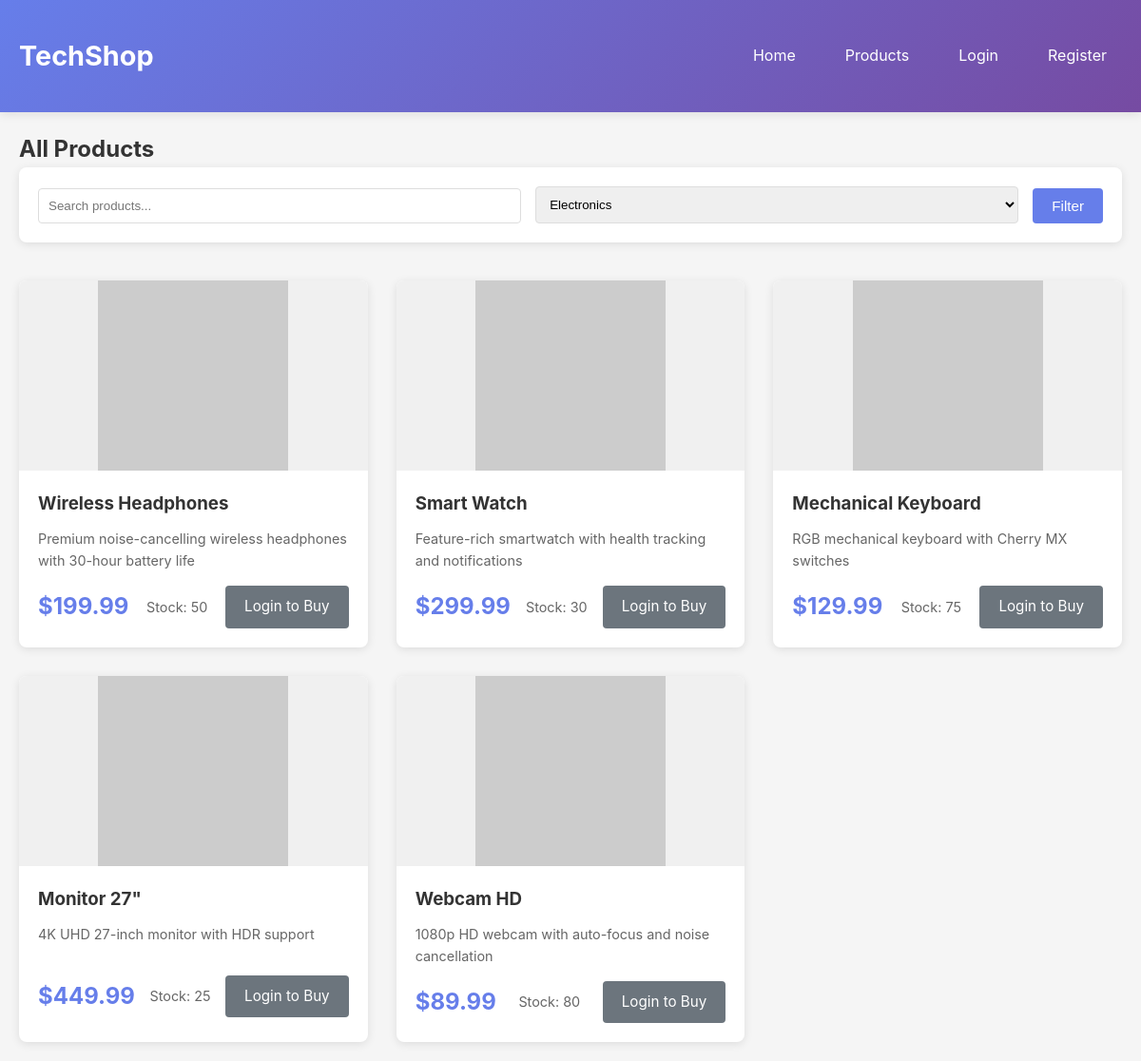
The page /products.php?category=Electronics on the database its author committed.
### tables this page shows
CREATE TABLE products (
    id INT AUTO_INCREMENT PRIMARY KEY,
    name VARCHAR(200) NOT NULL,
    description TEXT,
    price DECIMAL(10,2) NOT NULL,
    stock INT DEFAULT 0,
    image_url VARCHAR(255),
    category VARCHAR(50),
    created_at TIMESTAMP DEFAULT CURRENT_TIMESTAMP
);

### src/config.php (called while the page is built, shortened)
<?php
function getDB() {
    static $conn = null;
    if ($conn === null) {
        $conn = new mysqli(DB_HOST, DB_USER, DB_PASS, DB_NAME);
    }
    return $conn;
}
function isLoggedIn() {
    return isset($_SESSION['user_id']);
}
function getCurrentUser() {
    if (!isLoggedIn()) {
        return null;
    }
    $db = getDB();
    $stmt = $db->prepare("SELECT id, username, email, balance, role FROM users WHERE id = ?");
    $stmt->bind_param("i", $_SESSION['user_id']);
    $stmt->execute();
    $result = $stmt->get_result();
    return $result->fetch_assoc();
}
function h($string) {
    return htmlspecialchars($string, ENT_QUOTES, 'UTF-8');
}
?>

### src/products.php (the view, shortened to what this page needs)
<?php
require_once 'config.php';
$db = getDB();
$category = $_GET['category'] ?? '';
$search = $_GET['search'] ?? '';
$query = "SELECT * FROM products WHERE stock > 0";
$params = [];
$types = "";
if (!empty($category)) {
    $query .= " AND category = ?";
    $params[] = $category;
    $types .= "s";
}
$query .= " ORDER BY created_at DESC";
$stmt = $db->prepare($query);
if (!empty($params)) {
    $stmt->bind_param($types, ...$params);
}
$stmt->execute();
$products = $stmt->get_result()->fetch_all(MYSQLI_ASSOC);
$user = getCurrentUser();
?>
<!DOCTYPE html>
<html lang="en">
<head>
    <link rel="stylesheet" href="assets/css/style.css">
</head>
<body>
    <nav class="navbar">
        <div class="container">
            <div class="nav-brand">
                <h1>TechShop</h1>
            </div>
            <div class="nav-menu">
                <a href="index.php">Home</a>
                <a href="products.php">Products</a>
                <?php if ($user): ?>
                    <a href="cart.php">Cart</a>
                    <a href="orders.php">My Orders</a>
                    <a href="profile.php"><?php echo h($user['username']); ?></a>
                    <a href="logout.php">Logout</a>
                <?php else: ?>
                    <a href="login.php">Login</a>
                    <a href="register.php">Register</a>
                <?php endif; ?>
            </div>
        </div>
    </nav>
    <main class="container">
        <h2>All Products</h2>
        <div class="filters">
            <form method="GET" class="filter-form">
                <input type="text" name="search" placeholder="Search products..." value="<?php echo h($search); ?>">
                <select name="category">
                    <option value="Electronics" <?php echo $category === 'Electronics' ? 'selected' : ''; ?>>Electronics</option>
                </select>
                <button type="submit" class="btn btn-primary">Filter</button>
            </form>
        </div>
        <div class="products-grid">
            <div class="grid">
                <?php foreach ($products as $product): ?>
                <div class="product-card">
                    <div class="product-image">
                        <img src="<?php echo h($product['image_url']); ?>" alt="<?php echo h($product['name']); ?>">
                    </div>
                    <div class="product-info">
                        <h3><?php echo h($product['name']); ?></h3>
                        <p class="product-description"><?php echo h($product['description']); ?></p>
                        <div class="product-footer">
                            <span class="price">$<?php echo number_format($product['price'], 2); ?></span>
                            <span class="stock">Stock: <?php echo $product['stock']; ?></span>
                            <?php if ($user): ?>
                                <a href="cart.php?add=<?php echo $product['id']; ?>" class="btn btn-primary">Add to Cart</a>
                            <?php else: ?>
                                <a href="login.php" class="btn btn-secondary">Login to Buy</a>
                            <?php endif; ?>
                        </div>
                    </div>
                </div>
                <?php endforeach; ?>
            </div>
        </div>
    </main>
</body>
</html>

### src/assets/css/style.css (style rules this page uses)
* { margin: 0; padding: 0; box-sizing: border-box; }
body { font-family: -apple-system, BlinkMacSystemFont, 'Segoe UI', Roboto, Oxygen, Ubuntu, Cantarell, sans-serif; line-height: 1.6; color: #333; background-color: #f5f5f5; }
.container { max-width: 1200px; margin: 0 auto; padding: 20px; }
.navbar { background: linear-gradient(135deg, #667eea 0%, #764ba2 100%); color: white; padding: 1rem 0; box-shadow: 0 2px 10px rgba(0,0,0,0.1); }
.navbar .container { display: flex; justify-content: space-between; align-items: center; }
.nav-brand h1 { font-size: 1.8rem; font-weight: 700; }
.nav-menu { display: flex; gap: 20px; }
.nav-menu a { color: white; text-decoration: none; padding: 8px 16px; border-radius: 4px; transition: background-color 0.3s; }
.products-grid { margin-top: 40px; }
.grid { display: grid; grid-template-columns: repeat(auto-fill, minmax(280px, 1fr)); gap: 30px; }
.product-card { background: white; border-radius: 8px; overflow: hidden; box-shadow: 0 2px 10px rgba(0,0,0,0.1); transition: transform 0.3s, box-shadow 0.3s; }
.product-image { width: 100%; height: 200px; background: #f0f0f0; display: flex; align-items: center; justify-content: center; }
.product-image img { max-width: 100%; max-height: 100%; object-fit: cover; }
.product-info { padding: 20px; }
.product-info h3 { margin-bottom: 10px; color: #333; }
.product-description { color: #666; font-size: 0.9rem; margin-bottom: 15px; min-height: 40px; }
.product-footer { display: flex; justify-content: space-between; align-items: center; margin-top: 15px; }
.price { font-size: 1.5rem; font-weight: 700; color: #667eea; }
.stock { font-size: 0.9rem; color: #666; }
.btn { padding: 10px 20px; border: none; border-radius: 4px; cursor: pointer; text-decoration: none; display: inline-block; transition: background-color 0.3s; font-size: 0.95rem; }
.btn-primary { background-color: #667eea; color: white; }
.btn-secondary { background-color: #6c757d; color: white; }
.filters { background: white; padding: 20px; border-radius: 8px; margin-bottom: 30px; box-shadow: 0 2px 10px rgba(0,0,0,0.1); }
.filter-form { display: flex; gap: 15px; align-items: end; }
.filter-form input, .filter-form select { flex: 1; padding: 10px; border: 1px solid #ddd; border-radius: 4px; }

### rows shown on the page
products: name "Wireless Headphones", description "Premium noise-cancelling wireless headphones with 30-hour battery life", price "199.99", stock "50"
products: name "Smart Watch", description "Feature-rich smartwatch with health tracking and notifications", price "299.99", stock "30"
products: name "Mechanical Keyboard", description "RGB mechanical keyboard with Cherry MX switches", price "129.99", stock "75"
products: name "Monitor 27\"", description "4K UHD 27-inch monitor with HDR support", price "449.99", stock "25"
products: name "Webcam HD", description "1080p HD webcam with auto-focus and noise cancellation", price "89.99", stock "80"
